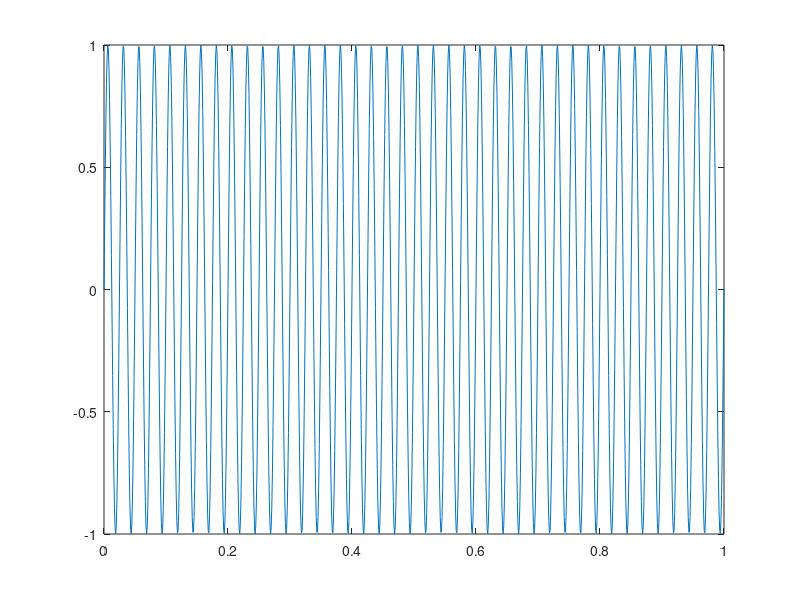
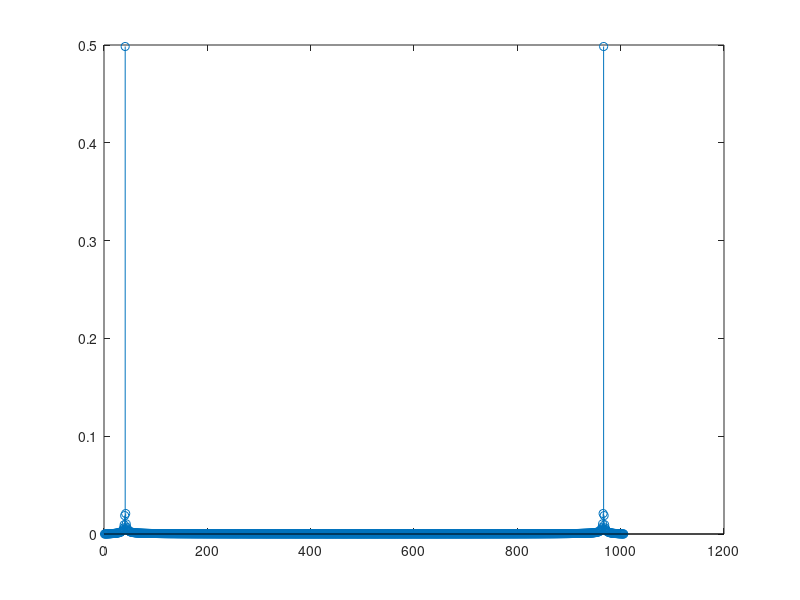

The MATLAB source for these figures, in order:
%code simple
pkg load control
clear all
clear figure
close all

Fs = 1005; % Fréquence d'échantillonnage
t = 0:1/Fs:1; % Vecteur temps
N= length(t);

in1 = 1.5*sin(2*pi*t); % Signal sinusoïdal
in2 = sin(2*pi*40*t);
in=in2;

figure 1
plot(t, in)

figure 2
Y = fft(in,N)/length(in); % Transformée de Fourier discrète du signal

stem(abs(Y))

%f = (-N/2:N/2-1)*(Fs);
%midY = abs(Y);
%stem(f,midY)
